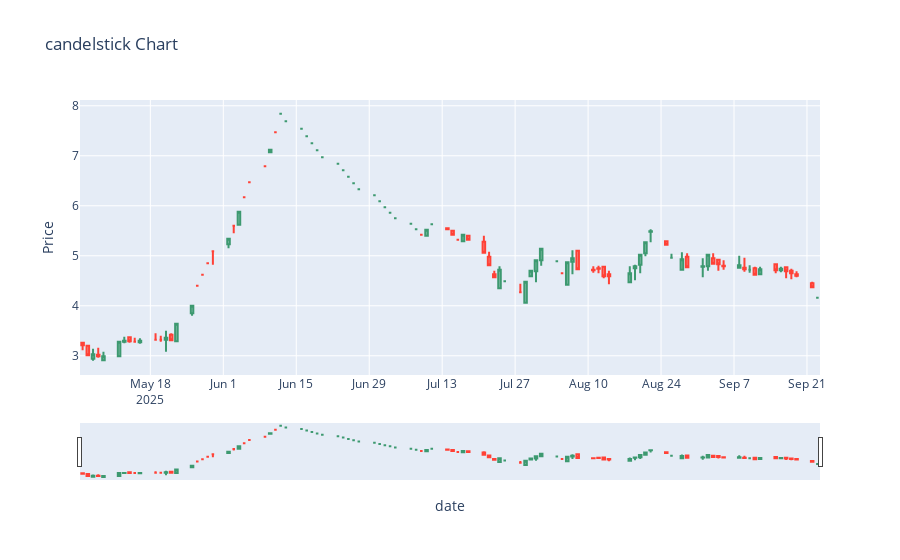

Here is the notebook cell this chart was saved with:
### Code cell
fig = go.Figure(data=[go.Candlestick(x=df.index,
                open=df['1. open'],
                high=df['2. high'],
                low=df['3. low'],
                close=df['4. close'])])

fig.update_layout(title ='candelstick Chart' , xaxis_title = 'date' ,
yaxis_title = 'Price')
